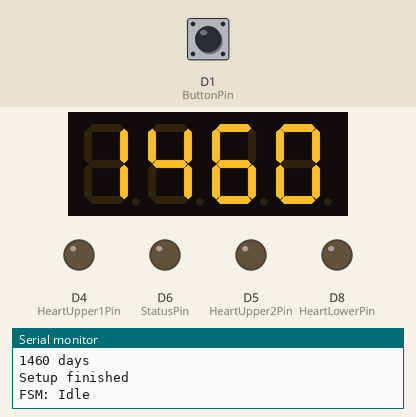
Recording of a sketch running on a simulated ESP8266 (NodeMCU). Shown: 4-digit seven-segment display, output pins drawn as LEDs (lit = HIGH), the last lines printed to the serial monitor. The test bench sets the inputs (shaded band); at power-on: D1 (ButtonPin) LOW. WiFi joins after 1.5 s; servers stay silent unless stated; network time is answered at once with the bench clock; the local clock reads 2024-03-15 10:24:30 at power-on unless the sketch sets it.

Above: at 4.7 s.
4.8 s: D1 (ButtonPin) pulled HIGH for 1 s
At 7.0 s:
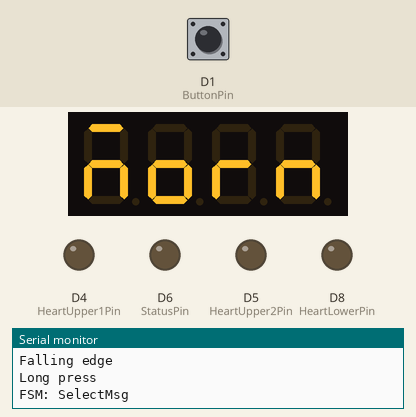
7.3 s: D1 (ButtonPin) pulled HIGH for 0.15 s
At 7.9 s:
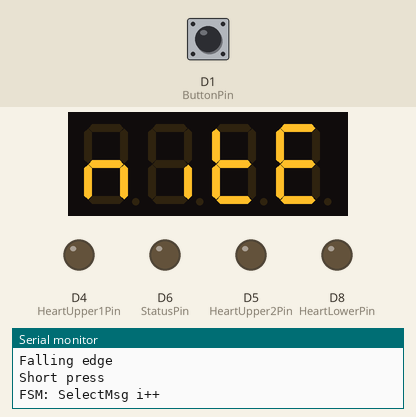
9.0 s: D1 (ButtonPin) pulled HIGH for 0.15 s
At 10.4 s:
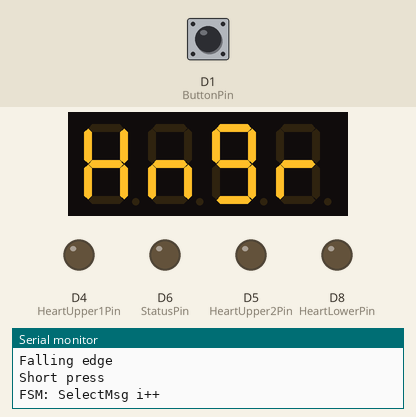
10.7 s: D1 (ButtonPin) pulled HIGH for 0.15 s
At 11.7 s:
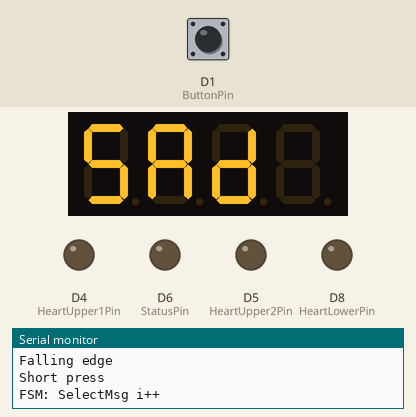
12.4 s: D1 (ButtonPin) pulled HIGH for 3.2 s
At 17.7 s:
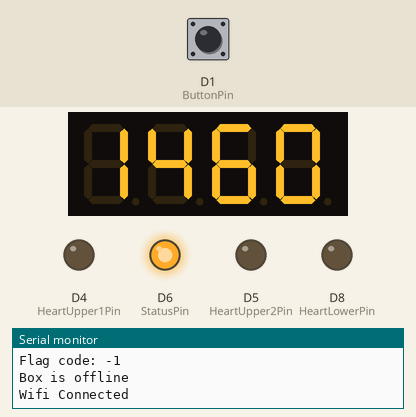
Timing chart, 0 to 18.8 s (numbered marks = the images above; inputs shaded):
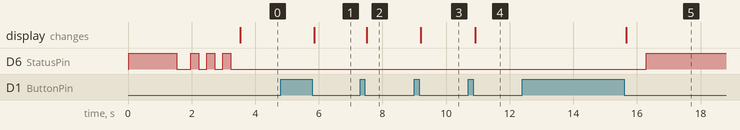

The sketch:

Love_Box_IoT.ino
```cpp
#include "ServerClient.h"
#include "Display.h"
#include "DatetimeClient.h"
#include "Buttons.h"
#include <ESP8266WiFi.h>
#include <Ticker.h>

// FSM states enum
typedef enum {
  Idle,
  SelectMsg,
  PingServer,
  Offline,
  SendMsg0,
  UpdateTime,
  LED,
  UpdateSleep,
  Error
} FSMState_t;

/*
   -----------------------------------------------------------------------------------
   settings
   -----------------------------------------------------------------------------------
*/

// Internet and Proxy Server settings
String domain = "https://iotserver.mattlemcke.repl.co";
String token = "##";
const char* ssid = "##";
const char* password = "##";

int serverCode;
ProxyServerClient server = ProxyServerClient(domain, token);

// Date and Time settings
const Date_t startDate = {16, 3, 2020};
Date_t currDate, newDate;
Time_t currTime;

DatetimeClient datetime = DatetimeClient(-4); // EST timezone = GMT - 4 hours

// Deep sleep settings
Time_t sleepStart = {0, 0, 0};
unsigned int sleepDurationSec = 0;

// FSM Settings
FSMState_t currState = Idle, nextState = Idle, prevState = Idle;

// Hardware settings
// I2C Pins
#define ClkPin D3
#define DioPin D2

// LED Pins
#define StatusPin D6
#define HeartUpper1Pin D4
#define HeartUpper2Pin D5
#define HeartLowerPin D8

// Button Pin
#define ButtonPin D1

SegmentDisplay segDisplay = SegmentDisplay(ClkPin, DioPin);
Button userButton = Button(ButtonPin);
int buttonStatus = NONE;

// Timers
Ticker serverTimer, datetimeTimer, pollButtonTimer;
const unsigned int SERVER_TIMER_PERIOD = 5000;    // Ping proxy server every 5s
const unsigned int DATETIME_TIMER_PERIOD = 20000; // Check datetime server every 20s
const unsigned int POLLBUTTON_TIMER_PERIOD = 10;  // Check button state ever 10ms
volatile bool serverTimerFlag = 0, datetimeTimerFlag = 0;

unsigned int msgSelectIndex = 0;

/*
   -----------------------------------------------------------------------------------
   interrupt service routines
   -----------------------------------------------------------------------------------
*/

IRAM_ATTR void ButtonTimerCallback() {
  // Checks button state and raises event after debouncing
  userButton.debounce();
}

IRAM_ATTR void ServerTimerIntCallback() {
  serverTimerFlag = 1;
}

IRAM_ATTR void DatetimeTimerIntCallback() {
  datetimeTimerFlag = 1;
}

/*
   -----------------------------------------------------------------------------------
   application program
   -----------------------------------------------------------------------------------
*/
void enterDeepSleep(unsigned int durationSec);
void updateSleepParameters(void);

void setup() {
  Serial.begin(9600);
  while (!Serial);

  Serial.println("Setup begin");

  // Configure GPIO
  pinMode(StatusPin, OUTPUT);
  pinMode(ButtonPin, INPUT);
  pinMode(HeartUpper1Pin, OUTPUT);
  pinMode(HeartUpper2Pin, OUTPUT);
  pinMode(HeartLowerPin, OUTPUT);

  segDisplay.setup();

  // Connect to internet and proxy server
  digitalWrite(StatusPin, HIGH);
  server.connectWifi(ssid, password);
  while (!server.wifiConnected());
  digitalWrite(StatusPin, LOW);

  datetime.setup();
  currDate = datetime.getDate();
  currTime = datetime.getTime();
  updateSleepParameters();

  // Signal that startup was complete
  for (int i = 0; i < 3; i++) {
    digitalWrite(StatusPin, HIGH);
    delay(250);
    digitalWrite(StatusPin, LOW);
    delay(250);
  }

  segDisplay.displayDays(getDifference(startDate, currDate));

  // Attach interrupt to timers
  serverTimer.attach_ms(SERVER_TIMER_PERIOD, ServerTimerIntCallback);
  datetimeTimer.attach_ms(DATETIME_TIMER_PERIOD, DatetimeTimerIntCallback);
  pollButtonTimer.attach_ms(POLLBUTTON_TIMER_PERIOD, ButtonTimerCallback);

  Serial.println("Setup finished");
  Serial.println("FSM: Idle");
}

void loop() {

  // Move FMS states
  if (nextState != currState) {
    prevState = currState;
    currState = nextState;
  }

  // Check for internet connection
  if (!server.wifiConnected()) {
    currState = Offline;
  }

  // Only check for button events during Idle and SelectMsg states
  if(currState == Idle || currState == SelectMsg){
    buttonStatus = userButton.getStatus();
  }

  // FSM
  switch (currState) {

    // Idle state
    case Idle:
      if (buttonStatus == LONG_PRESS) {
        // Move to select message state
        Serial.println("FSM: SelectMsg");
        msgSelectIndex = 0;
        segDisplay.displayMessage(msgSelectIndex);
        nextState = SelectMsg;
      }
      else if (buttonStatus == SHORT_PRESS) {
        // Move to send message 0 state
        nextState = SendMsg0;
      }
      else if (datetimeTimerFlag) {
        // Move to update time state after timer event
        datetimeTimerFlag = 0;
        nextState = UpdateTime;
      }
      else if (serverTimerFlag) {
        // Move to ping server state after timer event
        serverTimerFlag = 0;
        nextState = PingServer;
      }
      break;

    // Ping server state
    case PingServer:
      Serial.println("FSM: PingServer");

      // Read if a flag is set on the server
      serverCode = server.checkFlag();
      if (serverCode == LED_CODE) {
        // Move to LED state
        nextState = LED;
      }
      else if (serverCode == RESET_CODE) {
        // Reset the device by entering deepsleep for 1s
        enterDeepSleep(1);
      }
      else if (serverCode == SLEEP_UPDATE_CODE) {
        // Move to update sleep state
        nextState = UpdateSleep;
      }
      else if (serverCode == ERROR_CODE && server.isUnresponsive()) {
        // Move to offline state if server doesn't respond or throws error code
        nextState = Offline;
      }
      // No flag set
      else{
        // Return to Idle state
        nextState = Idle;
        Serial.println("FSM: Idle");
      }
      break;

    // Update sleep state
    case UpdateSleep:
      // Update the local sleep start time and duration parameters set by the server
      Serial.println("FSM: UpdateSleep");
      updateSleepParameters();

      // Return to Idle state
      nextState = Idle;
      Serial.println("FSM: Idle");
      break;

    // LED state
    case LED:
      // Start the LED animation on the box
      Serial.println("FSM: LED");
      heartLED();

      // Return to Idle state
      nextState = Idle;
      Serial.println("FSM: Idle");
      break;

    case SendMsg0:
      // Send message 0 to the server
      Serial.println("FSM: SendMsg0");
      server.sendMessage("i-love-you");

      // Return to Idle state
      nextState = Idle;
      Serial.println("FSM: Idle");
      break;

    // Select message state
    case SelectMsg:
      if (buttonStatus == LONG_PRESS) {
        // Send the selected message to the server and return to displaying the days counter
        Serial.println("FSM: SelectMsg Send i");
        String msg = getNotifMessage(msgSelectIndex);
        segDisplay.displayDays(getDifference(startDate, currDate));
        server.sendMessage(msg);

        // Move to update time state
        nextState = UpdateTime;
      }
      else if (buttonStatus == SHORT_PRESS) {
        // Change selected message to the next in the list
        Serial.println("FSM: SelectMsg i++");
        msgSelectIndex = (msgSelectIndex + 1) % NUM_MESSAGES;
        segDisplay.displayMessage(msgSelectIndex);
      }
      break;

    // Update time state
    case UpdateTime:
      // Get the date and time from NTP client
      Serial.println("FSM: UpdateTime");
      currTime = datetime.getTime();
      newDate = datetime.getDate();
      if (newDate.d != currDate.d){
        // Only update the display if the days have increased
        currDate = newDate;
        segDisplay.displayDays(getDifference(startDate, currDate));
      }
      if (currTime.h == sleepStart.h && currTime.m == sleepStart.m) {
        // Enter deepsleep when the current time equals the start time
        Serial.println("FSM: DeepSleep");
        enterDeepSleep(sleepDurationSec);
      }
      if (getDifference(startDate, currDate) >= 10000) {
        // Alert of error if days counter exceed 4 digits
        server.sendMessage("days-exceed-9999");
        Serial.println("Days exceed digits on display");

        // Enter error state
        nextState = Error;
      }
      else{
        // Return to Idle state
        Serial.println("FSM: Idle");
        nextState = Idle;
      }
      break;

    // Offline state
    case Offline:
      digitalWrite(StatusPin, HIGH);
      Serial.println("Box is offline");

      // Wait device to reconnect to internet
      while (!server.wifiConnected()) delay(500);
      Serial.println("Wifi Connected");

      // Wait for server to respond
      while (server.isUnresponsive()){
        delay(3000);
        server.checkFlag();
      }

      // Server is back online
      Serial.println("Server responding");
      Serial.println("Box is back online");
      digitalWrite(StatusPin, LOW);

      // Return to Idle state
      nextState = Idle;
      Serial.println("FSM: Idle");
      break;

    // Error state
    default:
      // Clear display, alert the server, and wait for a manual reset
      segDisplay.displayError();
      server.sendMessage("state-error");
      Serial.println("FSM state error");
      while (1);
      break;

  }
}

/*
   -----------------------------------------------------------------------------------
   helper functions
   -----------------------------------------------------------------------------------
*/

// Force device into deep sleep mode
void enterDeepSleep(unsigned int durationSec) {
  if (durationSec) {
    unsigned long durationUsec = durationSec * 1e6;
    segDisplay.clear();
    ESP.deepSleep(durationUsec);
  }
}

// Update sleep start time and duration locally from server values
void updateSleepParameters(void) {
  sleepStart.h = server.getSleepStart();
  sleepDurationSec = server.getSleepTime() * 60;
}

// Heart LED animation
void heartLED(void) {
  for (int i = 0; i < 6; i++) {
    digitalWrite(HeartLowerPin, HIGH);
    digitalWrite(HeartUpper1Pin, LOW);
    digitalWrite(HeartUpper2Pin, LOW);
    delay(500);
    digitalWrite(HeartLowerPin, LOW);
    digitalWrite(HeartUpper1Pin, HIGH);
    digitalWrite(HeartUpper2Pin, HIGH);
    delay(500);
  }
  digitalWrite(HeartUpper1Pin, LOW);
  digitalWrite(HeartUpper2Pin, LOW);
  delay(100);
  digitalWrite(HeartLowerPin, HIGH);
  digitalWrite(HeartUpper1Pin, HIGH);
  digitalWrite(HeartUpper2Pin, HIGH);
  delay(5000);
  digitalWrite(HeartLowerPin, LOW);
  digitalWrite(HeartUpper1Pin, LOW);
  digitalWrite(HeartUpper2Pin, LOW);
}
```

Buttons.cpp
```cpp
#include "Buttons.h"

#define RISING_EDGE_SEQUENCE  0x03 // Sequence 0,1,1
#define FALLING_EDGE_SEQUENCE 0x04 // Sequence 1,0,0

const int BUTTON_HOLD_THRESHOLD = 500;  // Time in ms that the button has to be held to be a long press

Button::Button(unsigned char pin) {
  buttonPin = pin;
}

// Debounce the button by executing this function on regular time intervals (between 10-20ms)
void Button::debounce(void) {
  // Shift register tracks the sequences of state reads
  stateSequence = ((stateSequence << 1) | digitalRead(buttonPin)) & 0x07;

  // Check if the sequence shows a falling or rising edge
  if(stateSequence == FALLING_EDGE_SEQUENCE){
    // Button was released, raise event flag
    lastRelease = millis();
    eventFlag = 1;
    Serial.println("Falling edge");
  }
  else if(stateSequence == RISING_EDGE_SEQUENCE){
    // Button was pressed
    lastPress = millis();
  }
}

// Returns the status of the button as short or long press, currently pressing, or none
int Button::getStatus(void) {
  int returnStatus = NONE;

  if(lastPress > lastRelease){
    // Button is currently pressed
    returnStatus = PRESSING;
  }
  else if (eventFlag){
    // Button is currently open and there is an unserviced event
    if((lastRelease - lastPress) > BUTTON_HOLD_THRESHOLD){
      returnStatus = LONG_PRESS;
      Serial.println("Long press");
    }
    else{
      returnStatus = SHORT_PRESS;
      Serial.println("Short press");
    }
    // Reset event flag
    eventFlag = 0;
  }
  return returnStatus;
}
```

Buttons.h
```cpp
#ifndef BUTTONS_H
#define BUTTONS_H
#include <Arduino.h>

#define NONE 0
#define PRESSING 1
#define LONG_PRESS 2
#define SHORT_PRESS 3

class Button{
  unsigned char buttonPin;
  unsigned char stateSequence = 0;
  bool eventFlag = 0;
  unsigned long lastPress = 0;
  unsigned long lastRelease = 0;

public:
  Button(unsigned char pin);
  int getStatus(void);
  void debounce(void);
};


#endif
```

DatetimeClient.cpp
```cpp
#include "DatetimeClient.h"

// Counts number of leap years before the given date
int countLeapYears(Date d)
{
  int years = d.y;

  if (d.m <= 2) {
    years--;
  }
  return years / 4 - years / 100 + years / 400;
}

// Returns number of days between two given dates
int getDifference(Date_t dt1, Date_t dt2)
{
  const int monthDays[12] = {31, 28, 31, 30, 31, 30,
                             31, 31, 30, 31, 30, 31
                            };

  // COUNT TOTAL NUMBER OF DAYS BEFORE FIRST DATE 'dt1'
  long int n1 = dt1.y * 365 + dt1.d;
  for (int i = 0; i < dt1.m - 1; i++) {
    n1 += monthDays[i];
  }
  n1 += countLeapYears(dt1);

  // COUNT TOTAL NUMBER OF DAYS BEFORE 'dt2'

  long int n2 = dt2.y * 365 + dt2.d;
  for (int i = 0; i < dt2.m - 1; i++) {
    n2 += monthDays[i];
  }
  n2 += countLeapYears(dt2);

  // return difference between two counts
  return (n2 - n1);
}

DatetimeClient::DatetimeClient(int utcOffset): timeClient(ntpUDP, "pool.ntp.org", 3600 * utcOffset) {
}

// Setup the NTP client
void DatetimeClient::setup(void) {
  timeClient.begin();
  timeClient.update();
}

// Get the current date from NTP client
Date_t DatetimeClient::getDate(void) {
  timeClient.update();
  Date d;
  String formattedDate = timeClient.getFormattedDate();

  // Format the date info
  int splitT = formattedDate.indexOf("T");
  String dayStamp = formattedDate.substring(0, splitT);
  d.y = dayStamp.substring(0, 4).toInt();
  d.m = dayStamp.substring(5, 7).toInt();
  d.d = dayStamp.substring(8, 10).toInt();
  return d;
}

// Get the current time (24 hour clock) from NTP client
Time_t DatetimeClient::getTime(void) {
  timeClient.update();
  Time t;
  String formattedTime = timeClient.getFormattedTime();

  // Format the time info
  t.h = formattedTime.substring(0, 2).toInt();
  t.m = formattedTime.substring(3, 5).toInt();
  t.s = formattedTime.substring(6, 8).toInt();
  return t;
}
```

DatetimeClient.h
```cpp
#ifndef DATETIME_CLIENT_H
#define DATETIME_CLIENT_H
#include <Arduino.h>
#include <NTPClient.h>
#include <WiFiUdp.h>

typedef struct Time {
  int h, m, s;
} Time_t;

typedef struct Date {
  int d, m, y;
} Date_t;

int getDifference(Date_t dt1, Date_t dt2);
int countLeadYears(Date_t d);

class DatetimeClient {
    NTPClient timeClient;
    WiFiUDP ntpUDP;
  public:
    DatetimeClient(int utcOffset);
    void setup(void);
    Date_t getDate();
    Time_t getTime();
};

#endif
```

Display.cpp
```cpp
#include "Display.h"

// 7-segment representation for various letters
#define DISP_M SEG_E|SEG_G|SEG_C|SEG_A
#define DISP_O SEG_E|SEG_G|SEG_C|SEG_D
#define DISP_R SEG_E|SEG_G
#define DISP_N SEG_E|SEG_G|SEG_C
#define DISP_I SEG_C
#define DISP_T SEG_F|SEG_E|SEG_D|SEG_G
#define DISP_E SEG_A|SEG_F|SEG_G|SEG_E|SEG_D
#define DISP_H SEG_F|SEG_E|SEG_G|SEG_C|SEG_B
#define DISP_G SEG_A|SEG_B|SEG_C|SEG_D|SEG_G|SEG_F
#define DISP_S SEG_A|SEG_F|SEG_G|SEG_C|SEG_D
#define DISP_A SEG_A|SEG_B|SEG_C|SEG_F|SEG_E|SEG_G
#define DISP_D SEG_B|SEG_G|SEG_E|SEG_D|SEG_C
#define DISP_none 0x00

// Messages to send as notifications
String notifMessages[] = {"good-morning", "good-night", "i-am-hungry", "i-am-sad"};

// 4 letter abriviations to display during message select menu
const uint8_t disp_message[][4] = {
  {DISP_M, DISP_O, DISP_R, DISP_N}, // Good morning
  {DISP_N, DISP_I, DISP_T, DISP_E}, // Good night
  {DISP_H, DISP_N, DISP_G, DISP_R}, // I am hungry
  {DISP_S, DISP_A, DISP_D, DISP_none} // I am sad
};

// Array that shows error message
const uint8_t error[] = {
  SEG_G,
  SEG_G,
  SEG_G,
  SEG_G
};

// Returns notification message string at the given list index
String getNotifMessage(unsigned int index) {
  if(index < NUM_MESSAGES){
    return notifMessages[index];
  }
  return "";
}

SegmentDisplay::SegmentDisplay(unsigned char clk, unsigned char dio): display(clk, dio) {
}

// Setup display settings
void SegmentDisplay::setup(void) {
  // Clear the display and set max brightness
  display.clear();
  display.setBrightness(7);
}

// Display the number given
bool SegmentDisplay::displayDays(unsigned int days) {
  display.clear();
  if (days > 10000) {
    Serial.println("Days exceed display length");
    display.setSegments(error);
    return 0;
  }
  else {
    Serial.printf("\n%d days\n", days);
    display.showNumberDec(days);
    return 1;
  }
}

// Display message abriviation at the given index
void SegmentDisplay::displayMessage(unsigned int index) {
  if(index < NUM_MESSAGES){
    display.clear();
    display.setSegments(disp_message[index]);
  }
}

// Display the error message
void SegmentDisplay::displayError(void) {
  display.clear();
  display.setSegments(error);
}

// Clear the display
void SegmentDisplay::clear(void) {
  display.clear();
}
```

Display.h
```cpp
#ifndef DISPLAY_H
#define DISPLAY_H
#include <Arduino.h>
#include <TM1637Display.h>

#define NUM_MESSAGES 4

String getNotifMessage(unsigned int index);

class SegmentDisplay {
    TM1637Display display;
  public:
    SegmentDisplay(unsigned char clk, unsigned char dio);
    void setup(void);
    bool displayDays(unsigned int days);
    void displayMessage(unsigned int index);
    void displayError(void);
    void clear(void);
};

#endif
```

ServerClient.h
```cpp
#ifndef SERVER_CLIENT_H
#define SERVER_CLIENT_H
#include <Arduino.h>

#define ERROR_CODE -1
#define NULL_CODE 0
#define LED_CODE 1
#define RESET_CODE 2
#define SLEEP_UPDATE_CODE 3

class ProxyServerClient {

    bool unresponsive = 0;
    String serverDomain, authToken;
    String getUrl(String endpoint);
    String getRequest(String endpoint);

  public:

    ProxyServerClient(String domain, String token);
    void connectWifi(const char* ssid, const char* password);
    int checkFlag(void);
    bool clearFlag(void);
    unsigned int getSleepStart(void);
    unsigned int getSleepTime(void);
    bool sendMessage(String msg);
    bool wifiConnected(void);
    bool isUnresponsive(void);
};

#endif
```

Source omitted: ServerClient.cpp (4796 bytes)

Measured:
- after the input at 4.8 s, the display: changes after 1.1 s (image 1)
- after the input at 7.3 s, the display: changes after 0.21 s (image 2)
- after the input at 9.0 s, the display: changes after 0.21 s (image 3)
- after the input at 10.7 s, the display: changes after 0.21 s (image 4)
- after the input at 12.4 s, D6 (StatusPin): LOW → HIGH after 3.9 s; the display: changes after 3.3 s (image 5)
